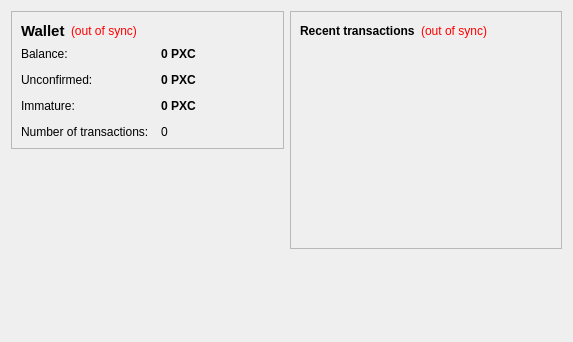
<?xml version="1.0" encoding="UTF-8"?>
<ui version="4.0">
 <class>OverviewPage</class>
 <widget class="QWidget" name="OverviewPage">
  <property name="geometry">
   <rect>
    <x>0</x>
    <y>0</y>
    <width>573</width>
    <height>342</height>
   </rect>
  </property>
  <property name="windowTitle">
   <string>Form</string>
  </property>
  <layout class="QHBoxLayout" name="horizontalLayout" stretch="1,1">
   <item>
    <layout class="QVBoxLayout" name="verticalLayout_2">
     <item>
      <widget class="QFrame" name="frame">
       <property name="frameShape">
        <enum>QFrame::StyledPanel</enum>
       </property>
       <property name="frameShadow">
        <enum>QFrame::Raised</enum>
       </property>
       <layout class="QVBoxLayout" name="verticalLayout_4">
        <item>
         <layout class="QHBoxLayout" name="horizontalLayout_4">
          <item>
           <widget class="QLabel" name="label_5">
            <property name="font">
             <font>
              <pointsize>11</pointsize>
              <weight>75</weight>
              <bold>true</bold>
             </font>
            </property>
            <property name="text">
             <string>Wallet</string>
            </property>
           </widget>
          </item>
          <item>
           <widget class="QLabel" name="labelWalletStatus">
            <property name="toolTip">
             <string>The displayed information may be out of date. Your wallet automatically synchronizes with the Litecoin network after a connection is established, but this process has not completed yet.</string>
            </property>
            <property name="styleSheet">
             <string notr="true">QLabel { color: red; }</string>
            </property>
            <property name="text">
             <string notr="true">(out of sync)</string>
            </property>
            <property name="alignment">
             <set>Qt::AlignLeading|Qt::AlignLeft|Qt::AlignVCenter</set>
            </property>
           </widget>
          </item>
          <item>
           <spacer name="horizontalSpacer_2">
            <property name="orientation">
             <enum>Qt::Horizontal</enum>
            </property>
            <property name="sizeHint" stdset="0">
             <size>
              <width>40</width>
              <height>20</height>
             </size>
            </property>
           </spacer>
          </item>
         </layout>
        </item>
        <item>
         <layout class="QFormLayout" name="formLayout_2">
          <property name="fieldGrowthPolicy">
           <enum>QFormLayout::AllNonFixedFieldsGrow</enum>
          </property>
          <property name="horizontalSpacing">
           <number>12</number>
          </property>
          <property name="verticalSpacing">
           <number>12</number>
          </property>
          <item row="0" column="0">
           <widget class="QLabel" name="label">
            <property name="text">
             <string>Balance:</string>
            </property>
           </widget>
          </item>
          <item row="0" column="1">
           <widget class="QLabel" name="labelBalance">
            <property name="font">
             <font>
              <weight>75</weight>
              <bold>true</bold>
             </font>
            </property>
            <property name="cursor">
             <cursorShape>IBeamCursor</cursorShape>
            </property>
            <property name="toolTip">
             <string>Your current balance</string>
            </property>
            <property name="text">
             <string notr="true">0 PXC</string>
            </property>
            <property name="textInteractionFlags">
             <set>Qt::LinksAccessibleByMouse|Qt::TextSelectableByKeyboard|Qt::TextSelectableByMouse</set>
            </property>
           </widget>
          </item>
          <item row="1" column="0">
           <widget class="QLabel" name="label_3">
            <property name="text">
             <string>Unconfirmed:</string>
            </property>
           </widget>
          </item>
          <item row="1" column="1">
           <widget class="QLabel" name="labelUnconfirmed">
            <property name="font">
             <font>
              <weight>75</weight>
              <bold>true</bold>
             </font>
            </property>
            <property name="cursor">
             <cursorShape>IBeamCursor</cursorShape>
            </property>
            <property name="toolTip">
             <string>Total of transactions that have yet to be confirmed, and do not yet count toward the current balance</string>
            </property>
            <property name="text">
             <string notr="true">0 PXC</string>
            </property>
            <property name="textInteractionFlags">
             <set>Qt::LinksAccessibleByMouse|Qt::TextSelectableByKeyboard|Qt::TextSelectableByMouse</set>
            </property>
           </widget>
          </item>
          <item row="3" column="0">
           <widget class="QLabel" name="label_2">
            <property name="text">
             <string>Number of transactions:</string>
            </property>
           </widget>
          </item>
          <item row="3" column="1">
           <widget class="QLabel" name="labelNumTransactions">
            <property name="toolTip">
             <string>Total number of transactions in wallet</string>
            </property>
            <property name="text">
             <string notr="true">0</string>
            </property>
           </widget>
          </item>
          <item row="2" column="0">
           <widget class="QLabel" name="labelImmatureText">
            <property name="text">
             <string>Immature:</string>
            </property>
           </widget>
          </item>
          <item row="2" column="1">
           <widget class="QLabel" name="labelImmature">
            <property name="font">
             <font>
              <weight>75</weight>
              <bold>true</bold>
             </font>
            </property>
            <property name="toolTip">
             <string>Mined balance that has not yet matured</string>
            </property>
            <property name="text">
             <string notr="true">0 PXC</string>
            </property>
            <property name="textInteractionFlags">
             <set>Qt::LinksAccessibleByMouse|Qt::TextSelectableByKeyboard|Qt::TextSelectableByMouse</set>
            </property>
           </widget>
          </item>
         </layout>
        </item>
       </layout>
      </widget>
     </item>
     <item>
      <spacer name="verticalSpacer">
       <property name="orientation">
        <enum>Qt::Vertical</enum>
       </property>
       <property name="sizeHint" stdset="0">
        <size>
         <width>20</width>
         <height>40</height>
        </size>
       </property>
      </spacer>
     </item>
    </layout>
   </item>
   <item>
    <layout class="QVBoxLayout" name="verticalLayout_3">
     <item>
      <widget class="QFrame" name="frame_2">
       <property name="frameShape">
        <enum>QFrame::StyledPanel</enum>
       </property>
       <property name="frameShadow">
        <enum>QFrame::Raised</enum>
       </property>
       <layout class="QVBoxLayout" name="verticalLayout">
        <item>
         <layout class="QHBoxLayout" name="horizontalLayout_2">
          <item>
           <widget class="QLabel" name="label_4">
            <property name="text">
             <string>&lt;b&gt;Recent transactions&lt;/b&gt;</string>
            </property>
           </widget>
          </item>
          <item>
           <widget class="QLabel" name="labelTransactionsStatus">
            <property name="toolTip">
             <string>The displayed information may be out of date. Your wallet automatically synchronizes with the Litecoin network after a connection is established, but this process has not completed yet.</string>
            </property>
            <property name="styleSheet">
             <string notr="true">QLabel { color: red; }</string>
            </property>
            <property name="text">
             <string notr="true">(out of sync)</string>
            </property>
            <property name="alignment">
             <set>Qt::AlignRight|Qt::AlignTrailing|Qt::AlignVCenter</set>
            </property>
           </widget>
          </item>
          <item>
           <spacer name="horizontalSpacer">
            <property name="orientation">
             <enum>Qt::Horizontal</enum>
            </property>
            <property name="sizeHint" stdset="0">
             <size>
              <width>40</width>
              <height>20</height>
             </size>
            </property>
           </spacer>
          </item>
         </layout>
        </item>
        <item>
         <widget class="QListView" name="listTransactions">
          <property name="styleSheet">
           <string notr="true">QListView { background: transparent; }</string>
          </property>
          <property name="frameShape">
           <enum>QFrame::NoFrame</enum>
          </property>
          <property name="verticalScrollBarPolicy">
           <enum>Qt::ScrollBarAlwaysOff</enum>
          </property>
          <property name="horizontalScrollBarPolicy">
           <enum>Qt::ScrollBarAlwaysOff</enum>
          </property>
          <property name="selectionMode">
           <enum>QAbstractItemView::NoSelection</enum>
          </property>
         </widget>
        </item>
       </layout>
      </widget>
     </item>
     <item>
      <spacer name="verticalSpacer_2">
       <property name="orientation">
        <enum>Qt::Vertical</enum>
       </property>
       <property name="sizeHint" stdset="0">
        <size>
         <width>20</width>
         <height>40</height>
        </size>
       </property>
      </spacer>
     </item>
    </layout>
   </item>
  </layout>
 </widget>
 <resources/>
 <connections/>
</ui>
